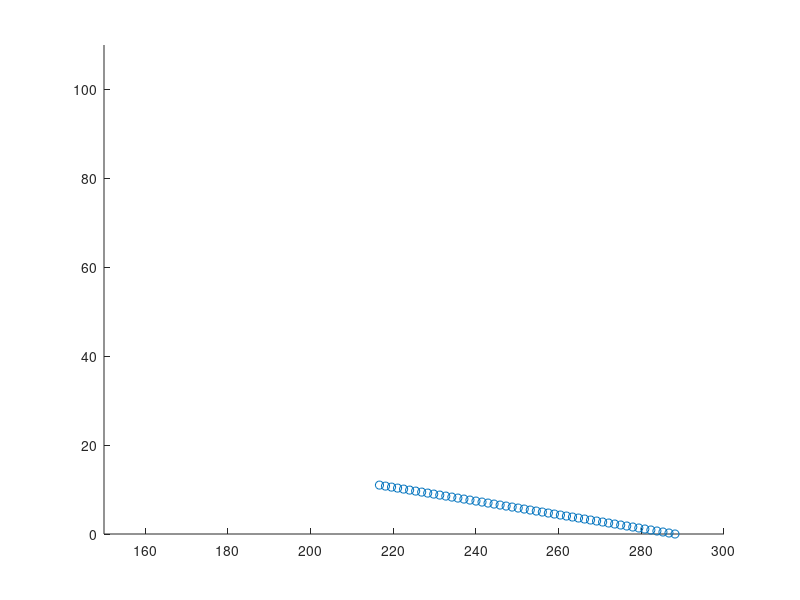

This chart was generated by the following MATLAB code: (Note: this script raises an error after producing the figure.)
a=-(1/6.5);
c=44.33;
y=linspace(0, 11, 50);
x=(y-c)/a;
scatter(x,y);
xlim([150,300]);
ylim([0,110]);
hold on;
y=linspace( 11, 25, 50);
x= ones(length(y))*216.66;
scatter(x,y);
